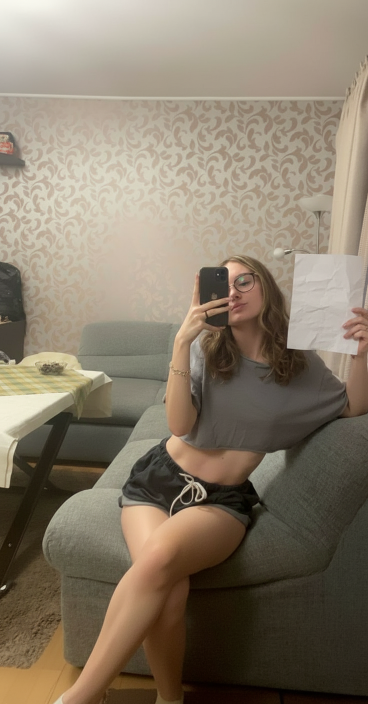
#> input picture template.png, 736 x 1408 px, found by its file name (shown at 1/2 size)
$ python image_auto_edit.py
#> lines starting #> are read from the running program, lines starting #| are printed output that depends on the picture
# imggen.py
from PIL import Image, ImageDraw, ImageFont, ImageFilter, ImageChops, ImageOps
import os, random, unicodedata, re, glob as _glob
from datetime import datetime

_SCRIPT_DIR = os.path.dirname(os.path.abspath(__file__))
_PROJECT_DIR = os.path.dirname(_SCRIPT_DIR)


def _discover_fonts():
    """Auto-discover available font files from project dir, script dir, and system fonts."""
    found = []
    # 1) Project root and script dir — local .otf / .ttf files
    for search_dir in (_PROJECT_DIR, _SCRIPT_DIR):
        for ext in ("*.otf", "*.ttf"):
            found.extend(_glob.glob(os.path.join(search_dir, ext)))
    # 2) Windows system fonts (common handwriting / casual / fallback)
    win_fonts_dir = os.path.join(os.environ.get("WINDIR", r"C:\Windows"), "Fonts")
    preferred = [
        "WildYouth.otf", "Wild Youth.otf",
        "segoesc.ttf", "segoepr.ttf", "comic.ttf",
        "arial.ttf",
    ]
    for name in preferred:
        p = os.path.join(win_fonts_dir, name)
        if os.path.isfile(p) and p not in found:
            found.append(p)
    # 3) Deduplicate while preserving order
    seen = set()
    result = []
    for p in found:
        norm = os.path.normcase(os.path.abspath(p))
        if norm not in seen:
            seen.add(norm)
            result.append(p)
    return result


# ---------- Defaults (können beim Aufruf überschrieben werden) ----------
DEFAULTS = {
    "TEMPLATE_PATH": "template.png",
    "BOX": (568, 500, 130, 190),             # x, y, w, h
    "FONT_PATHS": _discover_fonts(),
    "TEXT_X_OFFSET": 20,
    "LINE_ROTATE_DEG": -1.0,
    "JITTER_Y_PX": 2,
    "TRACKING_LINE1": 2,
    "TRACKING_LINE2": 0,
    "AUTO_SIZE_BY_LENGTH": True,
    "REF_COUNT": 10,
    "REF_SIZE": 20,
    "STEP_PT": 2,
    "MIN_SIZE": 10,
    "MAX_SIZE": 40,
    "FIXED_FONT_SIZE": None,
    "INK_RGB": (45, 45, 45),
    "INK_SOFT_BLUR_PX": 0.25,
    "TEXT_LAYER_BLUR_PX": 0.10,
    "ALPHA_MIN": 0.80,
    "ALPHA_MAX": 0.97,
    "ALPHA_SMOOTH_BLUR": 0.7,
    "ADD_GRAIN": True,
    "GRAIN_STRENGTH": 2,
    "GRAIN_ATTENUATION": 6,
    "ENABLE_SMOOTH_WARP": True,      # wird automatisch deaktiviert, wenn SciPy fehlt
    "SMOOTH_WARP_AMP": 1.4,
    "SMOOTH_WARP_SCALE": 50,
    "CROP_PAD": 60,
}

# ---------- interne Helpers ----------
def _load_font(size: int, font_paths) -> ImageFont.FreeTypeFont:
#> called with size = 28
    for p in font_paths:
        if os.path.isfile(p):
            try:
                return ImageFont.truetype(p, size=size)
            except Exception:
                continue
    try:
        return ImageFont.load_default()
    except Exception:
        raise FileNotFoundError("Kein passender Font. Lege 'WildYouth.otf' ins Projekt oder passe FONT_PATHS an.")

def _count_letters(s: str) -> int:
    return sum(1 for ch in s if unicodedata.category(ch).startswith('L'))

def _auto_size_from_length(name_line: str, ref_count, ref_size, step_pt, min_size, max_size) -> int:
    n = _count_letters(name_line)
    size = ref_size + (ref_count - n) * step_pt
    return max(min_size, min(max_size, int(round(size))))

def _text_width_with_tracking(d: ImageDraw.ImageDraw, line: str, font, tracking_px: int) -> int:
    base_w = sum(d.textlength(ch, font=font) for ch in line)
    track_w = tracking_px * max(0, len(line) - 1)
    return int(base_w + track_w)

def _pick_font_for_first_line(draw, name_line: str, cfg) -> ImageFont.FreeTypeFont:
    size = _auto_size_from_length(name_line, cfg["REF_COUNT"], cfg["REF_SIZE"], cfg["STEP_PT"], cfg["MIN_SIZE"], cfg["MAX_SIZE"]) \
           if cfg["AUTO_SIZE_BY_LENGTH"] else (cfg["FIXED_FONT_SIZE"] or cfg["REF_SIZE"])
    f = _load_font(size, cfg["FONT_PATHS"])
    w = _text_width_with_tracking(draw, name_line, f, cfg["TRACKING_LINE1"])
    BOX_X, BOX_Y, BOX_W, BOX_H = cfg["BOX"]

    while (w > BOX_W * 0.95) and size > cfg["MIN_SIZE"]:
        size -= 1
        f = _load_font(size, cfg["FONT_PATHS"])
        w = _text_width_with_tracking(draw, name_line, f, cfg["TRACKING_LINE1"])
    return f

def _render_text_layer_with_tracking(canvas_size, text: str, font, cfg) -> Image.Image:
#> called with canvas_size = (736, 1408)
    W, H = canvas_size
    layer = Image.new("RGBA", (W, H), (0, 0, 0, 0))
#> layer: PIL image 736x1408 RGBA; every value is 0
    d = ImageDraw.Draw(layer)
    lines = text.split("\n")

    BOX_X, BOX_Y, BOX_W, BOX_H = cfg["BOX"]
    total_h = sum(font.getbbox(l)[3] for l in lines) + (len(lines) - 1) * font.size * 0.3
    y = BOX_Y + (BOX_H - total_h) // 2

    for i, line in enumerate(lines):
        tracking = cfg["TRACKING_LINE1"] if i == 0 else cfg["TRACKING_LINE2"]
        base_w = sum(d.textlength(ch, font=font) for ch in line)
        track_w = tracking * max(0, len(line) - 1)
        w = int(base_w + track_w)
        x = BOX_X + (BOX_W - w) // 2 + cfg["TEXT_X_OFFSET"]
        jitter = random.randint(-cfg["JITTER_Y_PX"], cfg["JITTER_Y_PX"])

        for idx, ch in enumerate(line):
            d.text((x, y + jitter), ch, font=font, fill=(*cfg["INK_RGB"], 255))
            x += int(d.textlength(ch, font=font))
            if idx < len(line) - 1:
                x += tracking
        y += font.getbbox(line)[3] + font.size * 0.3
#> this loop made 2 passes
#> (base_w, w) on passes 1 to 2: (30, 40), (40, 40)
#> after the loop, y = 609

    layer = layer.rotate(
        cfg["LINE_ROTATE_DEG"],
        resample=Image.Resampling.BICUBIC,
        center=(BOX_X + BOX_W // 2, BOX_Y + BOX_H // 2),
        expand=False,
    )
    if cfg["TEXT_LAYER_BLUR_PX"] > 0:
        layer = layer.filter(ImageFilter.GaussianBlur(cfg["TEXT_LAYER_BLUR_PX"]))
    return layer

def _smooth_random_distortion(img: Image.Image, amp=1.8, scale=50) -> Image.Image:
#> called with amp = 1.4, scale = 50
    try:
        import numpy as np
        from scipy.ndimage import map_coordinates, gaussian_filter
    except Exception:
        return img  # SciPy/Numpy nicht vorhanden -> kein Warp

    w, h = img.size
#> w = 736; h = 1408
    rng = np.random.default_rng()
    nx_small = rng.standard_normal((max(2, h // scale) + 3, max(2, w // scale) + 3))
    ny_small = rng.standard_normal((max(2, h // scale) + 3, max(2, w // scale) + 3))

    def upscale_and_smooth(a):
        a = np.kron(a, np.ones((scale, scale)))
        a = a[:h, :w]
        a = gaussian_filter(a, sigma=scale * 0.4)
        a -= a.min(); a /= (a.max() + 1e-8)
        return (a - 0.5)

    nx = upscale_and_smooth(nx_small)
    ny = upscale_and_smooth(ny_small)

    base = np.array(img)
    yy, xx = np.meshgrid(np.arange(h), np.arange(w), indexing='ij')
    dx = nx * amp
    dy = ny * amp

    out = np.empty_like(base)
    for c in range(base.shape[2]):
        out[..., c] = map_coordinates(base[..., c], [yy + dy, xx + dx],
                                      order=1, mode='reflect')
    return Image.fromarray(out, 'RGBA')

def _paper_aware_alpha(paper_gray: Image.Image, alpha: Image.Image,
                       min_opacity=0.80, max_opacity=0.97,
                       smooth_blur=0.7) -> Image.Image:
    strength = ImageOps.invert(paper_gray)
    if smooth_blur and smooth_blur > 0:
        strength = strength.filter(ImageFilter.GaussianBlur(smooth_blur))
    lo, hi = float(min_opacity), float(max_opacity)
    lut = [int(round(255.0 * (lo + (hi - lo) * (s / 255.0)))) for s in range(256)]
    F = strength.point(lut, mode="L")
    return ImageChops.multiply(alpha, F)

def _embed_text_into_paper(base_rgba: Image.Image, text_rgba: Image.Image, cfg) -> Image.Image:
    base = base_rgba.convert("RGBA")
    BOX_X, BOX_Y, BOX_W, BOX_H = cfg["BOX"]
    x0 = max(0, BOX_X - cfg["CROP_PAD"])
    y0 = max(0, BOX_Y - cfg["CROP_PAD"])
    x1 = min(base.width,  BOX_X + BOX_W + cfg["CROP_PAD"])
#> x1 = 736
    y1 = min(base.height, BOX_Y + BOX_H + cfg["CROP_PAD"])
#> y1 = 750

    paper_crop = base.crop((x0, y0, x1, y1)).convert("RGB")
    text_crop  = text_rgba.crop((x0, y0, x1, y1))
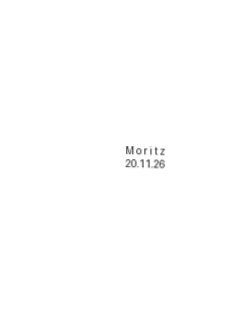
#> text_crop: PIL image 228x310 RGBA; mean R, G, B, A 0.2, 0.2, 0.2, 0.6; transparent parts drawn white

    _, _, _, a = text_crop.split()
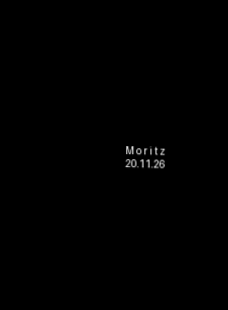
#> a: PIL image 228x310 L; min 0, max 226, mean 0.6

    ink_color = Image.new("RGB", paper_crop.size, cfg["INK_RGB"])
#> ink_color: PIL image 228x310 RGB; every value is 45
    ink_rgb = Image.composite(ink_color, paper_crop, a)
    ink_on_paper = ImageChops.multiply(paper_crop, ink_rgb)

    if cfg["INK_SOFT_BLUR_PX"] > 0:
        ink_on_paper = ink_on_paper.filter(ImageFilter.GaussianBlur(cfg["INK_SOFT_BLUR_PX"]))

    paper_gray = paper_crop.convert("L").filter(ImageFilter.GaussianBlur(0.6))
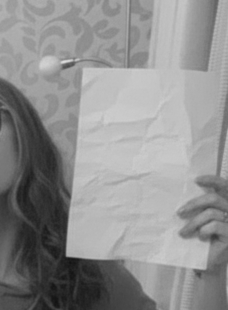
#> paper_gray: PIL image 228x310 L; min 19, max 219, mean 142.6
    mod_alpha = _paper_aware_alpha(
        paper_gray, a,
        min_opacity=cfg["ALPHA_MIN"], max_opacity=cfg["ALPHA_MAX"],
        smooth_blur=cfg["ALPHA_SMOOTH_BLUR"]
    )
#> in _paper_aware_alpha, `strength = ImageOps.invert(paper_gray)`:
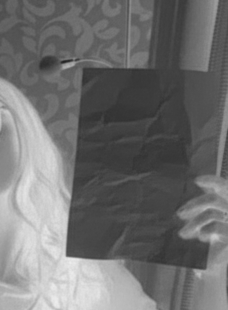
#> strength: PIL image 228x310 L; min 36, max 236, mean 112.4
#> in _paper_aware_alpha, `F = strength.point(lut, mode="L")`:
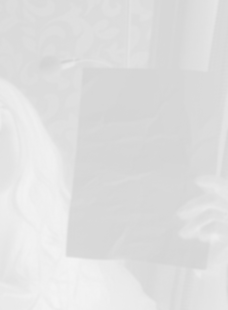
#> F: PIL image 228x310 L; min 212, max 244, mean 223.1

    if cfg["ADD_GRAIN"]:
        noise = Image.effect_noise(paper_crop.size, cfg["GRAIN_STRENGTH"])
        noise = noise.point(lambda x: x // cfg["GRAIN_ATTENUATION"])
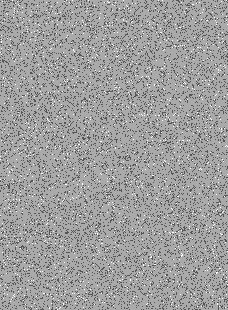
#> noise: PIL image 228x310 L; min 19, max 22, mean 20.9; drawn with min black and max white
        ink_on_paper = ImageChops.add(ink_on_paper, noise.convert("RGB"))
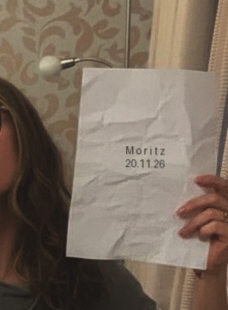
#> ink_on_paper: PIL image 228x310 RGB; mean R, G, B 122.2, 107.5, 93.6

    ink_rgba = Image.merge("RGBA", (*ink_on_paper.split(), mod_alpha))
    result = base.copy()
    result.paste(ink_rgba, (x0, y0), mod_alpha)
    return result

# ---------- öffentliche API ----------
def generate_name_card(
    name: str,
    date_str: str | None = None,
    out_dir: str = "personalized",
    out_filename: str | None = None,
    **overrides
) -> str:
    """
    Erzeugt ein personalisiertes Bild (Name + optional Datum) und gibt den Pfad zur JPG-Datei zurück.
    'overrides' kann jedes Feld aus DEFAULTS überschreiben (z. B. TEMPLATE_PATH, BOX, FONT_PATHS, ...).
    """
    cfg = DEFAULTS.copy()
    cfg.update(overrides or {})
    os.makedirs(out_dir, exist_ok=True)

    # Name sanitizen (nur druckbare Unicode-Buchstaben, Leerzeichen, - . ' und \n)
    name = re.sub(r"[^\w ÄÖÜäöüß\-\.\'\n]", "", name, flags=re.UNICODE).strip()
    # Doppelte/zu viele Zeilen entfernen
    lines = [ln.strip() for ln in name.splitlines() if ln.strip()]
    if not lines:
        raise ValueError("Leerer Name.")
    first_line = lines[0]

    # zweite Zeile: Datum?
    if date_str:
        text = f"{first_line}\n{date_str}"
    else:
        text = first_line

    base = Image.open(cfg["TEMPLATE_PATH"]).convert("RGBA")
    draw_for_fit = ImageDraw.Draw(base)

    font = _pick_font_for_first_line(draw_for_fit, first_line, cfg)
    text_layer = _render_text_layer_with_tracking(base.size, text, font, cfg)

    # Warp optional
    enable_warp = cfg["ENABLE_SMOOTH_WARP"]
    if enable_warp:
        text_layer = _smooth_random_distortion(text_layer,
                                               amp=cfg["SMOOTH_WARP_AMP"],
                                               scale=cfg["SMOOTH_WARP_SCALE"])

    final_rgba = _embed_text_into_paper(base, text_layer, cfg)
    if not out_filename:
        out_filename = "output.jpg"
    out_path = os.path.join(out_dir, out_filename)
    final_rgba.convert("RGB").save(out_path, quality=95)
    return out_path

if __name__ == "__main__":
    # Mini-Test
    today = datetime.now().strftime("%-d.%-m.%y") if os.name != "nt" else datetime.now().strftime("%#d.%#m.%y")
    p = generate_name_card("Moritz", today, out_dir="personalized_test")
    print("Gespeichert:", p)
